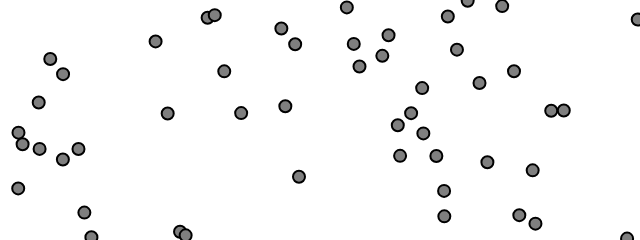
Frame 1 (no input)
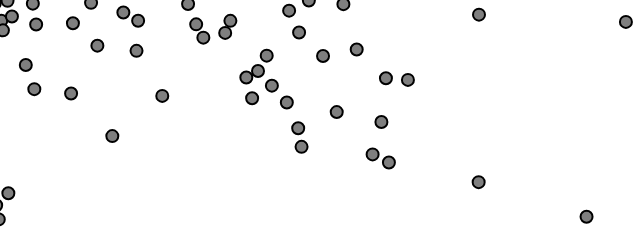
Frame 60 (no input)
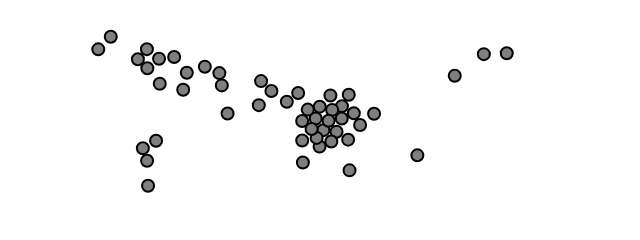
Frame 120 (the mouse pressed at the canvas centre since frame 60)

The p5.js sketch that drew these frames (run headless with seeded random() and noise() and a simulated clock; from frame 60 on, the mouse is pressed at the canvas centre):

// p5.js sketch
// ── sketch.js
let vehicles = [];

function setup() {
  createCanvas(640, 240);
  for (let i = 0; i < 50; i++) {
    vehicles.push(new Vehicle(random(width), random(height)));
  }
}

function draw() {
  background(255);

  for (let v of vehicles) {
    v.applyBehaviors(vehicles);
    v.update();
    v.borders();
    v.show();
  }
}

// ── vehicle.js
class Vehicle {
  constructor(x, y) {
    this.position = createVector(x, y);
    this.r = 6;
    this.maxSpeed = 3;
    this.maxForce = 0.2;
    this.acc = createVector(0, 0);
    this.vel = createVector(0, 0);
  }

  applyBehaviors(vehicles) {
    let separateForce = this.separate(vehicles);
    let seekForce = this.seek(createVector(mouseX, mouseY));

    // we weigh the forces
    separateForce.mult(5);
    seekForce.mult(1);

    this.applyForce(separateForce);
    this.applyForce(seekForce);
  }

  applyForce(force) {
    this.acc.add(force);
  }

  separate(vehicles) {
    let desiredSeparation = this.r * 2;
    let sum = createVector();
    let count = 0;

    for (let other of vehicles) {
      let d = p5.Vector.dist(this.position, other.position);
      if (this != other && d < desiredSeparation) {
        let diff = p5.Vector.sub(this.position, other.position);
        diff.setMag(1 / d);
        sum.add(diff);
        count++;
      }
    }

    if (count > 0) {
      sum.div(count);
      sum.setMag(this.maxSpeed);
      sum.sub(this.vel); // steering
      sum.limit(this.maxForce);
    }
    return sum;
  }

  seek(target) {
    let desired = p5.Vector.sub(target, this.position);
    desired.normalize();
    desired.mult(this.maxSpeed);
    let steer = p5.Vector.sub(desired, this.vel);
    steer.limit(this.maxForce);
    return steer;
  }

  update() {
    this.vel.add(this.acc);
    this.vel.limit(this.maxSpeed);
    this.position.add(this.vel);
    this.acc.mult(0);
  }

  show() {
    fill(127);
    stroke(0);
    strokeWeight(2);
    push();
    translate(this.position.x, this.position.y);
    circle(0, 0, this.r * 2);
    pop();
  }

  // wraparound
  borders() {
    if (this.position.x < -this.r) this.position.x = width + this.r;
    if (this.position.y < -this.r) this.position.y = height + this.r;
    if (this.position.x > width + this.r) this.position.x = -this.r;
    if (this.position.y > height + this.r) this.position.y = -this.r;
  }
}
